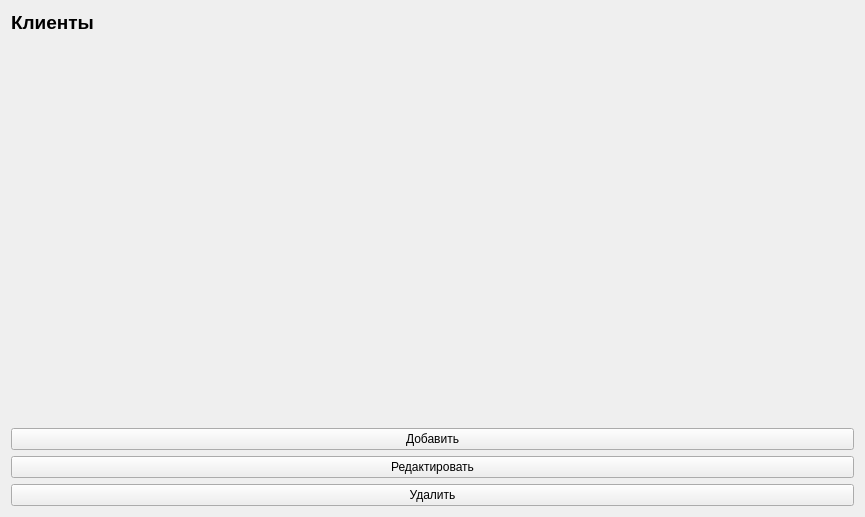
<?xml version="1.0" encoding="UTF-8"?>
<ui version="4.0">
 <class>Form</class>
 <widget class="QWidget" name="Form">
  <property name="geometry">
   <rect>
    <x>0</x>
    <y>0</y>
    <width>865</width>
    <height>517</height>
   </rect>
  </property>
  <property name="minimumSize">
   <size>
    <width>850</width>
    <height>300</height>
   </size>
  </property>
  <property name="windowTitle">
   <string>Бронирования</string>
  </property>
  <layout class="QVBoxLayout" name="verticalLayout_2">
   <item>
    <layout class="QVBoxLayout" name="verticalLayout">
     <item alignment="Qt::AlignTop">
      <widget class="QLabel" name="title">
       <property name="font">
        <font>
         <pointsize>14</pointsize>
         <weight>75</weight>
         <bold>true</bold>
        </font>
       </property>
       <property name="text">
        <string>Клиенты</string>
       </property>
      </widget>
     </item>
     <item>
      <layout class="QVBoxLayout" name="verticalLayout_3"/>
     </item>
     <item>
      <spacer name="verticalSpacer">
       <property name="orientation">
        <enum>Qt::Vertical</enum>
       </property>
       <property name="sizeHint" stdset="0">
        <size>
         <width>20</width>
         <height>40</height>
        </size>
       </property>
      </spacer>
     </item>
     <item>
      <widget class="QPushButton" name="add_button">
       <property name="text">
        <string>Добавить</string>
       </property>
      </widget>
     </item>
     <item>
      <widget class="QPushButton" name="update_button">
       <property name="text">
        <string>Редактировать</string>
       </property>
      </widget>
     </item>
     <item>
      <widget class="QPushButton" name="delete_button">
       <property name="text">
        <string>Удалить</string>
       </property>
      </widget>
     </item>
    </layout>
   </item>
  </layout>
 </widget>
 <resources/>
 <connections/>
</ui>
